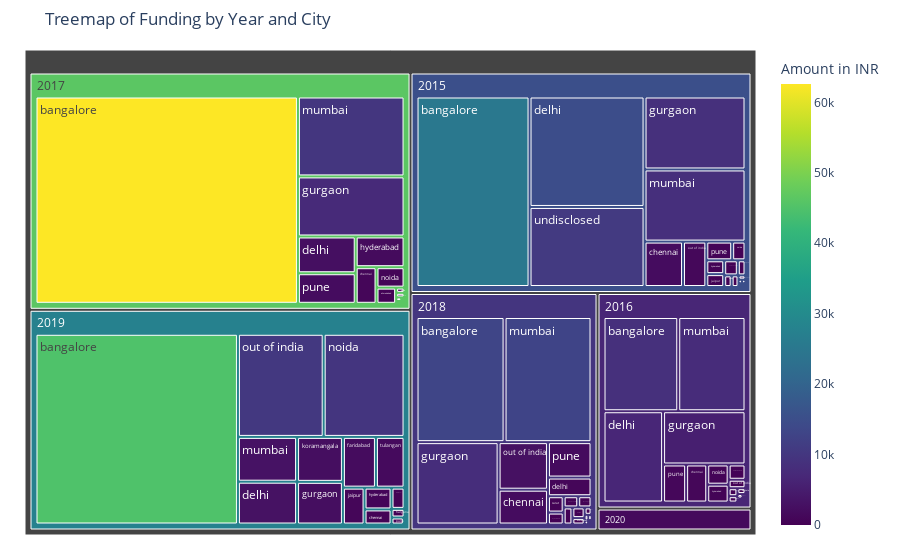

The notebook cell saved with this chart:
### Code cell
import plotly.express as px

# Prepare data for treemap visualization
geo_trends = df.groupby(['Year', 'City'])['Amount in INR'].sum().reset_index()

# Filter out cities with zero or NaN funding
geo_trends = geo_trends[geo_trends['Amount in INR'] > 0]

# Create a treemap
fig = px.treemap(
    geo_trends,
    path=['Year', 'City'],  # Hierarchical structure: Year -> City
    values='Amount in INR',  # Size of the rectangles
    title="Treemap of Funding by Year and City",
    color='Amount in INR',  # Color intensity based on funding amount
    color_continuous_scale='Viridis'  # Color scheme
)

# Customize layout
fig.update_layout(
    margin=dict(t=50, l=25, r=25, b=25)
)

# Display the treemap
fig.show()

### Figure 1 — Plotly figure (JSON) as saved in the notebook; plotly's stock layout.template omitted (floating-point values rounded to 4 significant figures)
{"data": [{"branchvalues": "total", "customdata": [[239.4], [315.5], [364.7], [93.23], [2.53], [25150.0], [8638.0], [62600.0], [13120.0], [44920.0], [1843.0], [4.22], [15.19], [0.84], [3.64], [194.1], [135.1], [85.25], [177.3], [2042.0], [985.5], [876.4], [2045.0], [472.7], [75.97], [10.13], [3.8], [16.88], [2.6], [14840.0], [6670.0], [2445.0], [968.0], [2945.0], [25.32], [177.3], [1950.0], [50.65], [11.65], [8.44], [21.95], [8604.0], [5382.0], [7368.0], [8051.0], [2275.0], [1334.0], [3.38], [4.22], [130.8], [288.9], [468.8], [1726.0], [223.3], [683.7], [14.12], [25.32], [269.3], [28.27], [2.62], [60.57], [928.5], [1.35], [0.17], [1.69], [15.74], [58.24], [44.04], [16.88], [2397.0], [8.44], [8506.0], [7775.0], [9804.0], [12950.0], [3084.0], [15.19], [1.21], [8.44], [291.4], [530.2], [658.4], [155.7], [9699.0], [1236.0], [175.1], [2.95], [2796.0], [10290.0], [6.96], [565.2], [1076.0], [2031.0], [1838.0], [99.6], [21.1], [305.8], [321.4], [0.23], [92.85], [0.84], [1688.0], [4.22], [101.3], [10750.0], [67.97], [35.03], [15.95], [6.2], [0.44], [15310.0], [6539.0], [46390.0], [9744.0], [27540.0], [1574.0]], "domain": {"x": [0, 1], "y": [0, 1]}, "hovertemplate": "labels=%{label}<br>Amount in INR_sum=%{value}<br>parent=%{parent}<br>id=%{id}<br>Amount in INR=%{color}<extra></extra>", "ids": ["2015/ahmedabad", "2016/ahmedabad", "2017/ahmedabad", "2018/ahmedabad", "2019/amritsar", "2015/bangalore", "2016/bangalore", "2017/bangalore", "2018/bangalore", "2019/bangalore", "2020/bangalore", "2015/belagavi", "2015/bhopal", "2016/bhopal", "2019/bhopal", "2018/bhubaneswar", "2015/chandigarh", "2016/chandigarh", "2018/chandigarh", "2015/chennai", "2016/chennai", "2017/chennai", "2018/chennai", "2019/chennai", "2020/chennai", "2015/coimbatore", "2016/coimbatore", "2017/coimbatore", "2018/coimbatore", "2015/delhi", "2016/delhi", "2017/delhi", "2018/delhi", "2019/delhi", "2020/delhi", "2018/faridabad", "2019/faridabad", "2017/gaya", "2015/goa", "2016/goa", "2017/goa", "2015/gurgaon", "2016/gurgaon", "2017/gurgaon", "2018/gurgaon", "2019/gurgaon", "2020/gurgaon", "2015/gwalior", "2017/gwalior", "2019/haryana", "2015/hyderabad", "2016/hyderabad", "2017/hyderabad", "2018/hyderabad", "2019/hyderabad", "2016/indore", "2018/indore", "2015/jaipur", "2016/jaipur", "2017/jaipur", "2018/jaipur", "2019/jaipur", "2016/jodhpur", "2015/kanpur", "2016/kanpur", "2015/kolkata", "2016/kolkata", "2017/kolkata", "2018/kolkata", "2019/koramangala", "2016/lucknow", "2015/mumbai", "2016/mumbai", "2017/mumbai", "2018/mumbai", "2019/mumbai", "2020/mumbai", "2018/nagpur", "2018/new york, bengaluru", "2015/noida", "2016/noida", "2017/noida", "2018/noida", "2019/noida", "2015/out of india", "2016/out of india", "2017/out of india", "2018/out of india", "2019/out of india", "2017/panaji", "2015/pune", "2016/pune", "2017/pune", "2018/pune", "2019/pune", "2018/rourkela", "2018/surat", "2019/taramani", "2016/thiruvananthapuram", "2015/trivandrum", "2016/trivandrum", "2019/tulangan", "2018/udaipur", "2015/udupi", "2015/undisclosed", "2016/undisclosed", "2015/vadodara", "2016/vadodara", "2017/vadodara", "2016/varanasi", "2015", "2016", "2017", "2018", "2019", "2020"], "labels": ["ahmedabad", "ahmedabad", "ahmedabad", "ahmedabad", "amritsar", "bangalore", "bangalore", "bangalore", "bangalore", "bangalore", "bangalore", "belagavi", "bhopal", "bhopal", "bhopal", "bhubaneswar", "chandigarh", "chandigarh", "chandigarh", "chennai", "chennai", "chennai", "chennai", "chennai", "chennai", "coimbatore", "coimbatore", "coimbatore", "coimbatore", "delhi", "delhi", "delhi", "delhi", "delhi", "delhi", "faridabad", "faridabad", "gaya", "goa", "goa", "goa", "gurgaon", "gurgaon", "gurgaon", "gurgaon", "gurgaon", "gurgaon", "gwalior", "gwalior", "haryana", "hyderabad", "hyderabad", "hyderabad", "hyderabad", "hyderabad", "indore", "indore", "jaipur", "jaipur", "jaipur", "jaipur", "jaipur", "jodhpur", "kanpur", "kanpur", "kolkata", "kolkata", "kolkata", "kolkata", "koramangala", "lucknow", "mumbai", "mumbai", "mumbai", "mumbai", "mumbai", "mumbai", "nagpur", "new york, bengaluru", "noida", "noida", "noida", "noida", "noida", "out of india", "out of india", "out of india", "out of india", "out of india", "panaji", "pune", "pune", "pune", "pune", "pune", "rourkela", "surat", "taramani", "thiruvananthapuram", "trivandrum", "trivandrum", "tulangan", "udaipur", "udupi", "undisclosed", "undisclosed", "vadodara", "vadodara", "vadodara", "varanasi", "2015", "2016", "2017", "2018", "2019", "2020"], "marker": {"coloraxis": "coloraxis", "colors": [239.4, 315.5, 364.7, 93.23, 2.53, 25150.0, 8638.0, 62600.0, 13120.0, 44920.0, 1843.0, 4.22, 15.19, 0.84, 3.64, 194.1, 135.1, 85.25, 177.3, 2042.0, 985.5, 876.4, 2045.0, 472.7, 75.97, 10.13, 3.8, 16.88, 2.6, 14840.0, 6670.0, 2445.0, 968.0, 2945.0, 25.32, 177.3, 1950.0, 50.65, 11.65, 8.44, 21.95, 8604.0, 5382.0, 7368.0, 8051.0, 2275.0, 1334.0, 3.38, 4.22, 130.8, 288.9, 468.8, 1726.0, 223.3, 683.7, 14.12, 25.32, 269.3, 28.27, 2.62, 60.57, 928.5, 1.35, 0.17, 1.69, 15.74, 58.24, 44.04, 16.88, 2397.0, 8.44, 8506.0, 7775.0, 9804.0, 12950.0, 3084.0, 15.19, 1.21, 8.44, 291.4, 530.2, 658.4, 155.7, 9699.0, 1236.0, 175.1, 2.95, 2796.0, 10290.0, 6.96, 565.2, 1076.0, 2031.0, 1838.0, 99.6, 21.1, 305.8, 321.4, 0.23, 92.85, 0.84, 1688.0, 4.22, 101.3, 10750.0, 67.97, 35.03, 15.95, 6.2, 0.44, 15310.0, 6539.0, 46390.0, 9744.0, 27540.0, 1574.0]}, "name": "", "parents": ["2015", "2016", "2017", "2018", "2019", "2015", "2016", "2017", "2018", "2019", "2020", "2015", "2015", "2016", "2019", "2018", "2015", "2016", "2018", "2015", "2016", "2017", "2018", "2019", "2020", "2015", "2016", "2017", "2018", "2015", "2016", "2017", "2018", "2019", "2020", "2018", "2019", "2017", "2015", "2016", "2017", "2015", "2016", "2017", "2018", "2019", "2020", "2015", "2017", "2019", "2015", "2016", "2017", "2018", "2019", "2016", "2018", "2015", "2016", "2017", "2018", "2019", "2016", "2015", "2016", "2015", "2016", "2017", "2018", "2019", "2016", "2015", "2016", "2017", "2018", "2019", "2020", "2018", "2018", "2015", "2016", "2017", "2018", "2019", "2015", "2016", "2017", "2018", "2019", "2017", "2015", "2016", "2017", "2018", "2019", "2018", "2018", "2019", "2016", "2015", "2016", "2019", "2018", "2015", "2015", "2016", "2015", "2016", "2017", "2016", "", "", "", "", "", ""], "type": "treemap", "values": [239.4, 315.5, 364.6, 93.23, 2.53, 25150.0, 8638.0, 62600.0, 13120.0, 44920.0, 1843.0, 4.22, 15.19, 0.84, 3.64, 194.1, 135.1, 85.25, 177.3, 2042.0, 985.5, 876.4, 2045.0, 472.7, 75.97, 10.13, 3.8, 16.88, 2.6, 14840.0, 6670.0, 2445.0, 968.0, 2945.0, 25.32, 177.3, 1950.0, 50.65, 11.65, 8.44, 21.95, 8604.0, 5382.0, 7368.0, 8051.0, 2275.0, 1334.0, 3.38, 4.22, 130.8, 288.9, 468.8, 1726.0, 223.3, 683.7, 14.12, 25.32, 269.3, 28.27, 2.62, 60.57, 928.5, 1.35, 0.17, 1.69, 15.74, 58.24, 44.04, 16.88, 2397.0, 8.44, 8506.0, 7775.0, 9804.0, 12950.0, 3084.0, 15.19, 1.21, 8.44, 291.4, 530.2, 658.4, 155.7, 9699.0, 1236.0, 175.1, 2.95, 2796.0, 10290.0, 6.96, 565.2, 1076.0, 2031.0, 1838.0, 99.6, 21.1, 305.8, 321.4, 0.23, 92.85, 0.84, 1688.0, 4.22, 101.3, 10750.0, 67.97, 35.03, 15.95, 6.2, 0.44, 73210.0, 32310.0, 88030.0, 43240.0, 81890.0, 3294.0]}], "layout": {"coloraxis": {"colorbar": {"title": {"text": "Amount in INR"}}, "colorscale": [[0, "#440154"], [0.1111, "#482878"], [0.2222, "#3e4989"], [0.3333, "#31688e"], [0.4444, "#26828e"], [0.5556, "#1f9e89"], [0.6667, "#35b779"], [0.7778, "#6ece58"], [0.8889, "#b5de2b"], [1, "#fde725"]]}, "legend": {"tracegroupgap": 0}, "margin": {"b": 25, "l": 25, "r": 25, "t": 50}, "title": {"text": "Treemap of Funding by Year and City"}}}
